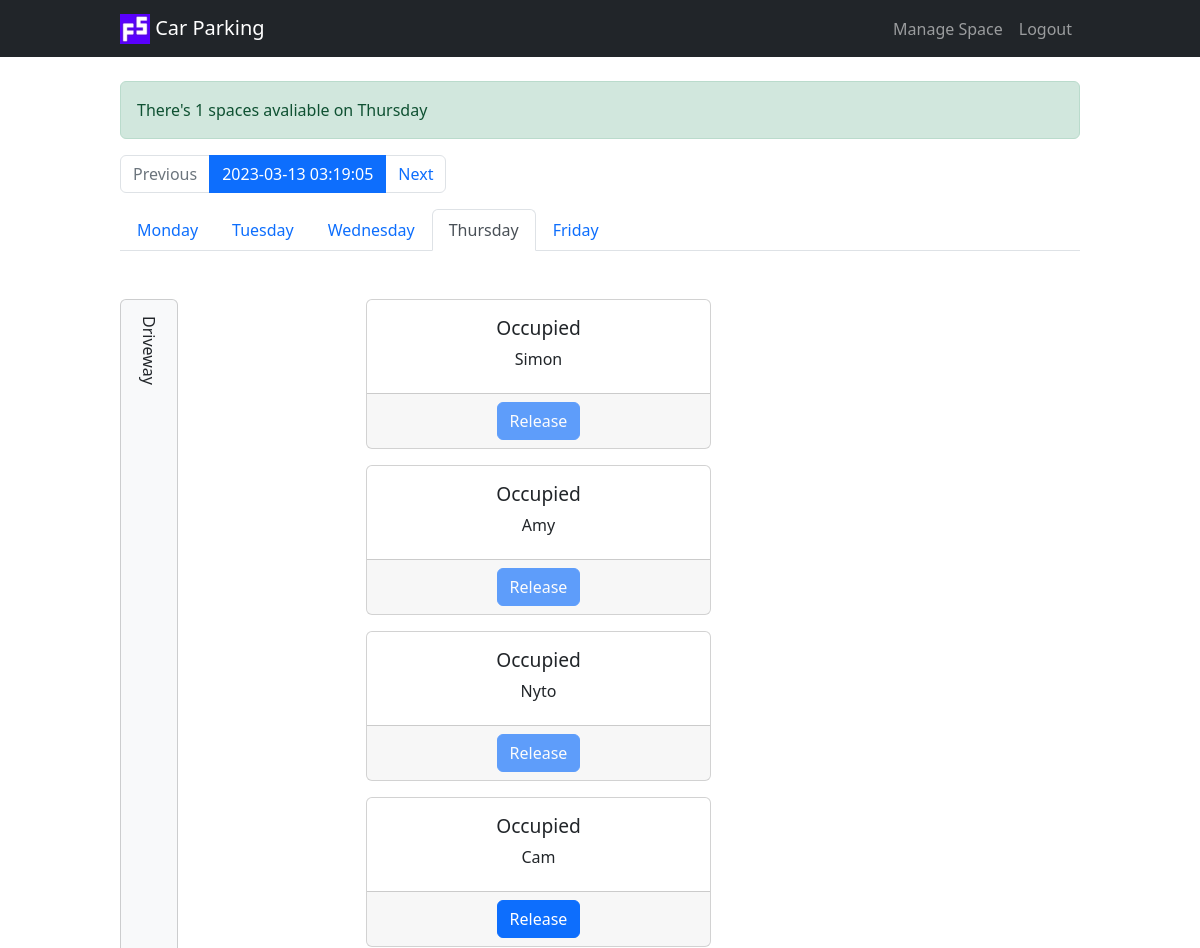
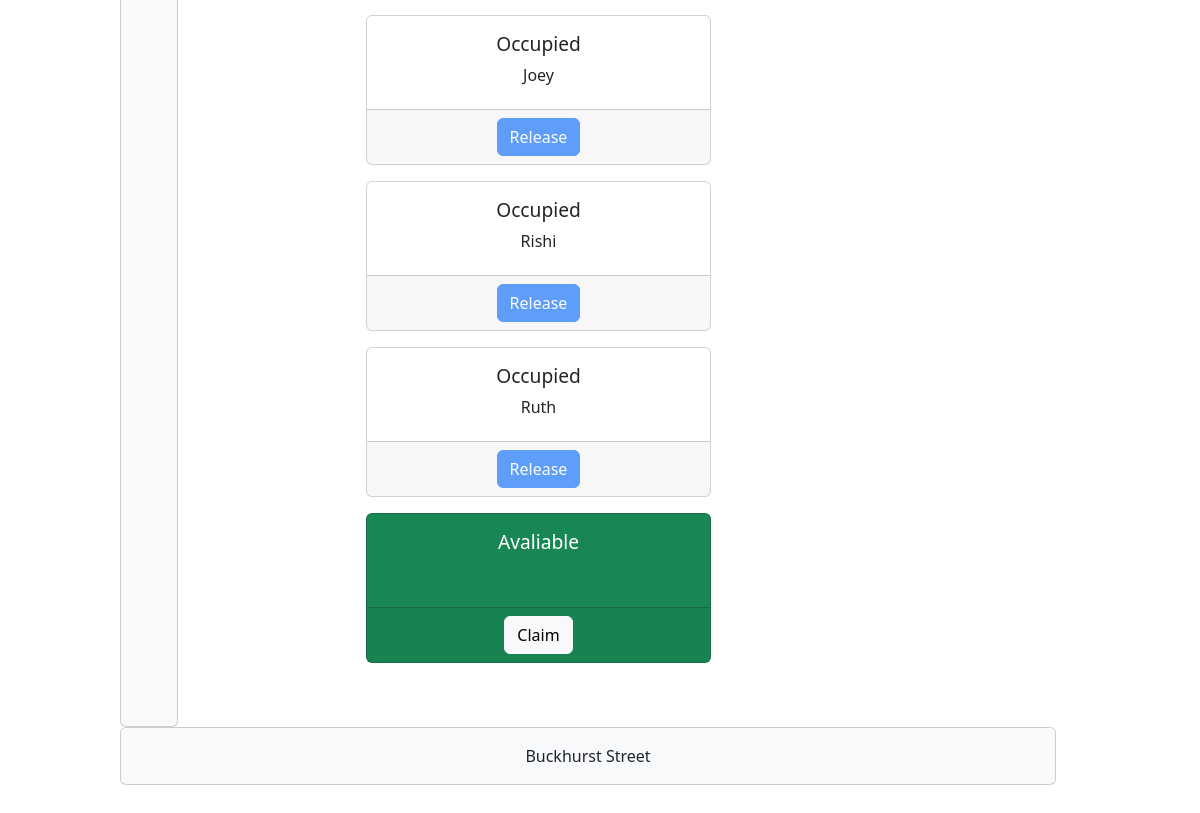
The page /?day=thursday (signed in) on the database its author committed (2 pictures, top to bottom).
### server.py (models this page shows)
class ParkingSpace(db.Model):
    __tablename__ = "parking_spaces"
    id = db.Column(db.Integer, primary_key=True)
    monday = db.Column(db.String(250), nullable=False)
    tuesday = db.Column(db.String(250), nullable=False)
    wednesday = db.Column(db.String(250), nullable=False)
    thursday = db.Column(db.String(250), nullable=False)
    friday = db.Column(db.String(250), nullable=False)
    user_id = db.Column(db.Integer, db.ForeignKey("users.id"))
    user = relationship("User", back_populates="parking_spaces")

### server.py (the view)
@app.route("/")
@member_only
def home():
    today = datetime.today()
    week_commencing = today - timedelta(days = today.weekday())
    current_week = get_weeks_dates(week_commencing)
    if request.args.get("day"):
        current_day = request.args.get("day")
    elif datetime.today().weekday() < 5:
        current_day = datetime.today().strftime('%A').lower()
    else:
        current_day = days[0]
    users = User.query.all()
    spaces = ParkingSpace.query.all()
    num_spaces = len(spaces)
    filter = {current_day:""}
    free_spaces = len(ParkingSpace.query.filter_by(**filter).all())
    if free_spaces > 0:
        flash(f"There's {free_spaces} spaces avaliable on { current_day.capitalize()}", "success")
    else:
        flash(f"There's currently no spaces avaliable on { current_day.capitalize()}", "warning")
    return render_template("index.html", spaces=spaces, users=users, days=days, current_day=current_day, num_spaces=num_spaces, current_week=current_week)

### server.py (called while the page is built)
@login_manager.user_loader
def load_user(user_id):
    return User.query.get(int(user_id))

def member_only(func):
    @wraps(func)
    def wrapper(*args, **kwargs):
        if current_user.is_authenticated:
            return func(*args, **kwargs)
        else:
            flash("You need to login to book.", "warning")
            return redirect(url_for("login"))
    return wrapper

def get_weeks_dates(monday):
    dates = {day: monday + timedelta(days = i) for i, day in enumerate(days)}
    return dates

### templates/index.html (shortened to what this page needs)
{% extends "base.html" %}
{% block content %}
<nav aria-label="...">
    <ul class="pagination">
      <li class="page-item disabled">
        <a class="page-link">Previous</a>
      </li>
      <li class="page-item active" aria-current="page">
        <a class="page-link" href="#">{{ current_week["monday"] }}</a>
      </li>
      <li class="page-item">
        <a class="page-link" href="#">Next</a>
      </li>
    </ul>
</nav>
<ul class="nav nav-tabs mb-5 mt-3">
    {% for day in days %}
    {% if day == current_day %}
    <li class="nav-item">
        <a class="nav-link active" aria-current="page" href="{{ url_for('home', day=day) }}">{{ day.capitalize() }}</a>
    </li>
    {% else %}
    <li class="nav-item">
        <a class="nav-link" href="{{ url_for('home', day=day) }}">{{ day.capitalize() }}</a>
    </li>
    {% endif %}
    {% endfor %}
</ul>
<div class="row mb-5">
    <div class="col-3 d-xxl-none d-flex align-items-stretch">
        <div class="card bg-light">
            <div class="card-body mobile-driveway-text">
                Driveway
            </div>
        </div>
    </div>
    <div class="col-9 col-lg-6 col-xxl-12">
        <div class="row mb-5">
            {% for space in spaces %}
            <div class="col-9 col-xxl text-center col-spaces">
                {% if space[current_day] == "" %}
                <div class="card spaces text-bg-success mb-3">
                    {% else %}
                    <div class="card spaces mb-3">
                        {% endif %}
                        <div class="card-body">
                            {% if space[current_day] == "" %}
                            <h5 class="card-title text-wrap">Avaliable</h5>
                            {% else %}
                            <h5 class="card-title text-wrap">Occupied</h5>
                            {% endif %}
                            <p class="card-text text-wrap">{{ space[current_day] }}</p>
                        </div>
                        <div class="card-footer text-center">
                            {% if space[current_day] != "" %}
                                {% if current_user.name == space[current_day] %}
                                <a href="{{ url_for('release_space', id=space.id, day=current_day) }}"
                                class="btn btn-primary">Release</a>
                                {% elif current_user.is_admin %}
                                <a href="{{ url_for('release_space', id=space.id, day=current_day) }}"
                                class="btn btn-primary">Release</a>
                                {% else %}
                                <a href="{{ url_for('release_space', id=space.id, day=current_day) }}"
                                class="btn btn-primary disabled">Release</a>
                                {% endif %}
                            {% else %}
                                <a href="{{ url_for('claim_space', id=space.id, day=current_day) }}" class="btn btn-light">Claim</a>
                            {% endif %}
                        </div>
                    </div>
                </div>
                {% endfor %}
            </div>
        </div>
        <div class="row mb-5 text-center d-xxl-none">
            <div class="col">
                <div class="card bg-light">
                    <div class="card-body">
                        Buckhurst Street
                    </div>
                </div>
            </div>
        </div>
    </div>
    {% endblock %}

### static/css/styles.css (style rules this page uses)
.card.spaces { height:150px; }
.card-title { font-size: 1.2rem; }
.mobile-driveway-text { writing-mode: vertical-lr; }

### rows shown on the page
ParkingSpace: shows "Occupied", thursday "Simon"
ParkingSpace: shows "Occupied", thursday "Amy"
ParkingSpace: shows "Occupied", thursday "Nyto"
ParkingSpace: shows "Occupied", thursday "Cam"
ParkingSpace: shows "Occupied", thursday "Joey"
ParkingSpace: shows "Occupied", thursday "Rishi"
ParkingSpace: shows "Occupied", thursday "Ruth"
ParkingSpace: thursday "Avaliable"

### other values the page prints
{{ message }} "There's 1 spaces avaliable on Thursday"
{{ current_week["monday"] }} "2023-03-13 03:19:05"
{{ day.capitalize() }} "Monday" "Tuesday" "Wednesday" "Friday"
{{ day.capitalize() }} "Thursday"
